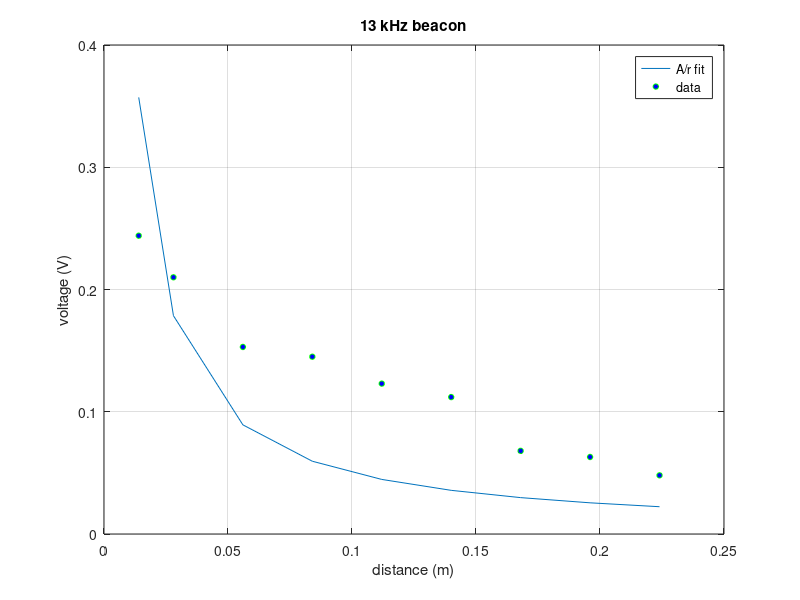

Write MATLAB code to recreate this figure. (Note: this script raises an error after producing the figure.)
% beacon stuff
% 9k 11k 13k hz beacons in the tank
clc
% YOUR DATA HERE (distances in meters, voltages in volts)
% 13khz (highest freq)
temp = [0.5, 1, 2, 3, 4, 5, 6, 7, 8];
r3 = temp.*0.028;
v3 = [0.244, 0.210, 0.153, 0.145, 0.123, 0.112, 0.068, 0.063, 0.048];
% fit the model (V = A/r)
% A is just mean(V*r), derived this in prelab
clf
xavier = 0.005./r3;
plot(r3, xavier)
% A3 = 0.05*(v3 .* r3);
% r_smooth = 0.00:0.01:23; % for plotting the curve
% PLOT 3 - 13 kHz
figure(1)
%plot(r_smooth, A3./r_smooth, 'b-', 'LineWidth', 1.5)
hold on
plot(r3, v3, 'go', 'MarkerFaceColor', 'b', 'MarkerSize', 4)
xlabel('distance (m)')
ylabel('voltage (V)')
title('13 kHz beacon')
legend('A/r fit', 'data')
grid on
%%print results
fprintf('13 kHz: A = %.4f\n', A3)
